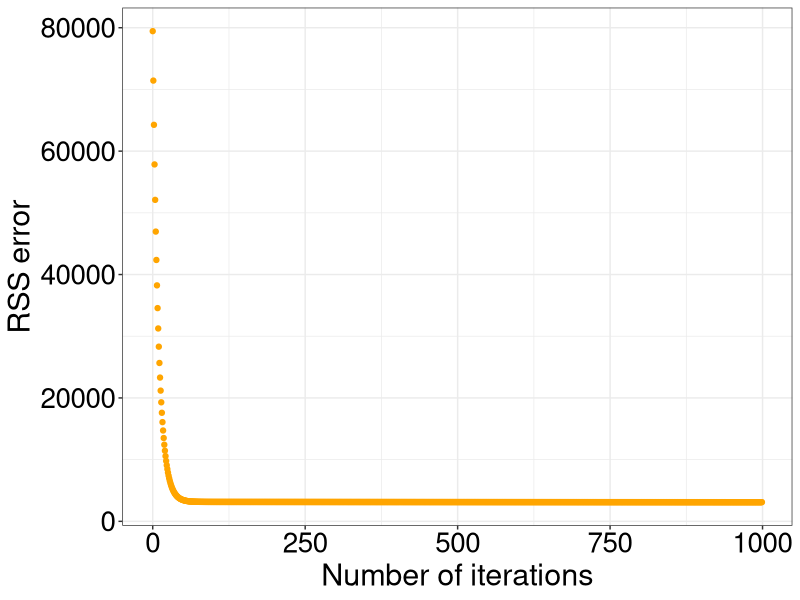

This figure's R source:
library(readr)
library(ggplot2)

working_dir <- '/home/liliars/workspace/linear_regression_live'
setwd(working_dir)

theme_labels <- function() {
  theme_update(
    plot.title = element_text(size=22, color = 'black'),
    axis.text.y =element_text(size=20, color = 'black'),
    axis.text.x =element_text(size=20, color = 'black'),
    axis.title = element_text(size=22, color = 'black'),
    legend.title = element_text(size = 20, color = 'black'),
    legend.text = element_text(size = 20, color = 'black')
  )
}

theme_set(theme_bw())
theme_labels()

rss_data <- read.csv("rss_1000.csv")
rss_data <- data.frame(rss_data)

rss_plot <- ggplot(data = rss_data, mapping = aes(rss_data$iteration, rss_data$rss)) + 
  labs(x="Number of iterations",y="RSS error") + 
  geom_point(colour = "orange") 
rss_plot
